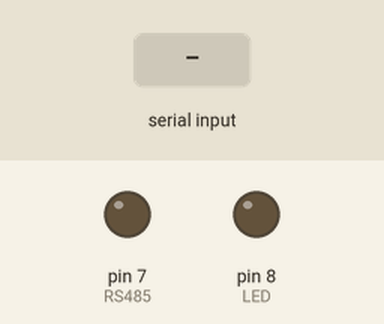
Bench run of a sketch on a simulated Arduino Uno, built with avr-gcc and run on an emulated ATmega328P. Parts: output pins drawn as LEDs (lit = HIGH). Inputs (shaded band) come from the test bench. What the sketch prints to the serial monitor is not drawn.

Above: at 1.9 s.
2.0 s: "1" received over Serial
At 2.6 s:
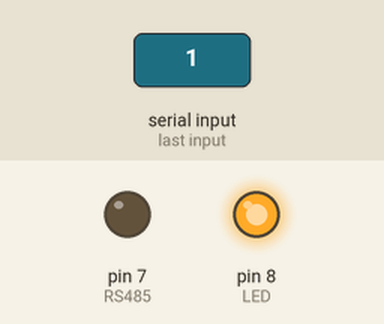
3.5 s: "2" received over Serial
5.0 s: "0" received over Serial
At 6.1 s:
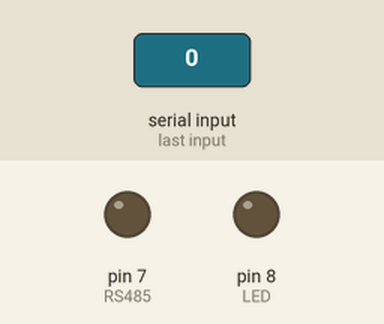
6.5 s: "0" received over Serial
Timing chart, 0 to 9.0 s (numbered marks = the images above; inputs shaded):
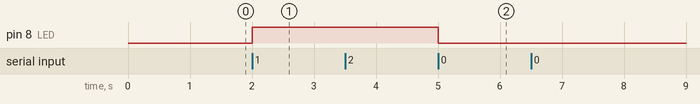

The sketch:

RS485_master.ino
```cpp
#define RS485 7
#define LED 8

unsigned long int time;

bool on = true;

char ch;

void setup() {
  Serial.begin(9600);

  pinMode(RS485, OUTPUT);
  pinMode(LED, OUTPUT);
  time = millis();
}

void loop() {
  if (millis() - time > 1000)
  {
    time = millis();

    digitalWrite(RS485, HIGH);
    delay(1);

    if (on)
    {
      Serial.print('1');
      Serial.flush();
    }
    else if (!on)
    {
      Serial.print('0');
      Serial.flush();
    }
    on = !on;

    delay(1);

    digitalWrite(RS485, LOW);
    delay(1);

    while (!Serial.available()) {}
    ch = Serial.read();

    if (ch == '1') digitalWrite(LED, HIGH);
    else if (ch == '0')  digitalWrite(LED, LOW);

  }
  /*
  if(Serial.available())
  {
    ch = Serial.read();

    if (ch == '1') digitalWrite(LED, HIGH);
    else if (ch == '0')  digitalWrite(LED, LOW);
  }
  */
}
```

Measured:
- after the input at 2.0 s, pin 8 (LED): LOW → HIGH at once
- after the input at 5.0 s, pin 8 (LED): HIGH → LOW at once
